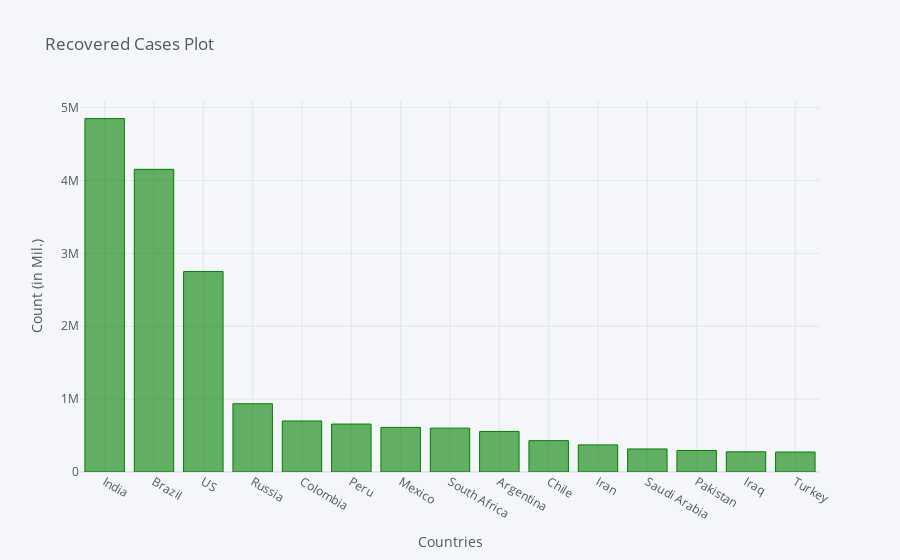

The code cell stored with this chart in its notebook:
### Code cell
recovered_df2_plot.iplot(kind='bar', x='Country/Region', y='9/26/20',color='green',
                         title='Recovered Cases Plot',xTitle='Countries',yTitle='Count (in Mil.)')

### Figure 1 — Plotly figure (JSON) as saved in the notebook; plotly's stock layout.template omitted (floating-point values rounded to 4 significant figures)
{"data": [{"marker": {"color": "rgba(0, 128, 0, 0.6)", "line": {"color": "rgba(0, 128, 0, 1.0)", "width": 1}}, "name": "9/26/20", "orientation": "v", "text": "", "type": "bar", "x": ["India", "Brazil", "US", "Russia", "Colombia", "Peru", "Mexico", "South Africa", "Argentina", "Chile", "Iran", "Saudi Arabia", "Pakistan", "Iraq", "Turkey"], "y": [4849584, 4153307, 2750459, 936881, 700112, 657836, 612361, 601818, 556489, 430259, 372051, 316405, 295613, 276918, 274514]}], "layout": {"legend": {"bgcolor": "#F5F6F9", "font": {"color": "#4D5663"}}, "paper_bgcolor": "#F5F6F9", "plot_bgcolor": "#F5F6F9", "title": {"font": {"color": "#4D5663"}, "text": "Recovered Cases Plot"}, "xaxis": {"gridcolor": "#E1E5ED", "showgrid": true, "tickfont": {"color": "#4D5663"}, "title": {"font": {"color": "#4D5663"}, "text": "Countries"}, "zerolinecolor": "#E1E5ED"}, "yaxis": {"gridcolor": "#E1E5ED", "showgrid": true, "tickfont": {"color": "#4D5663"}, "title": {"font": {"color": "#4D5663"}, "text": "Count (in Mil.)"}, "zerolinecolor": "#E1E5ED"}}}
